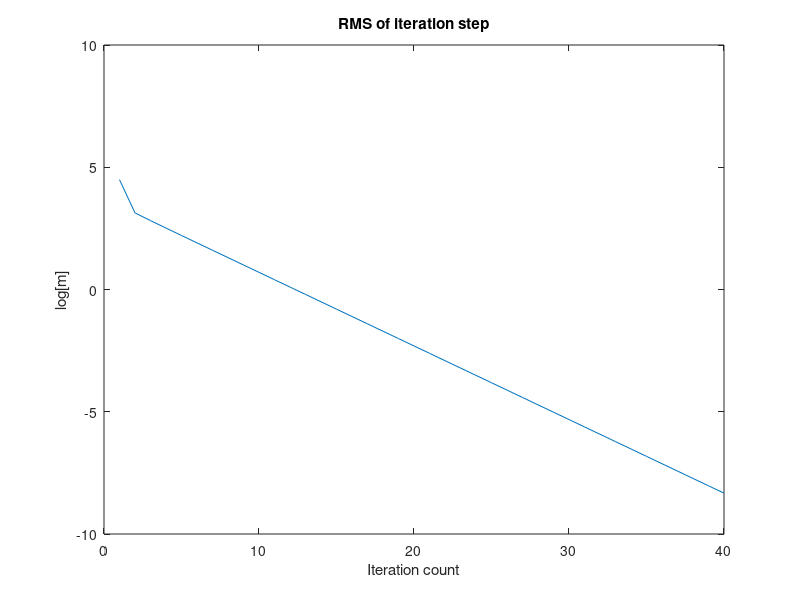
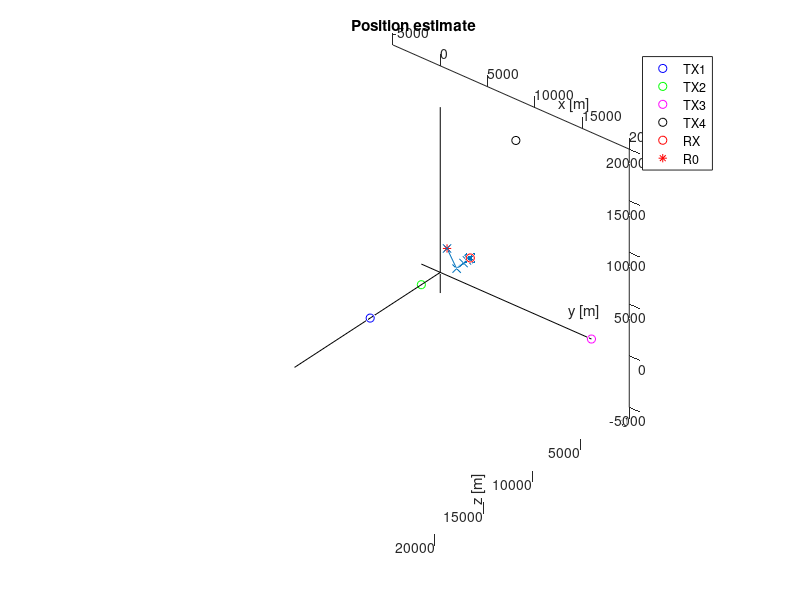
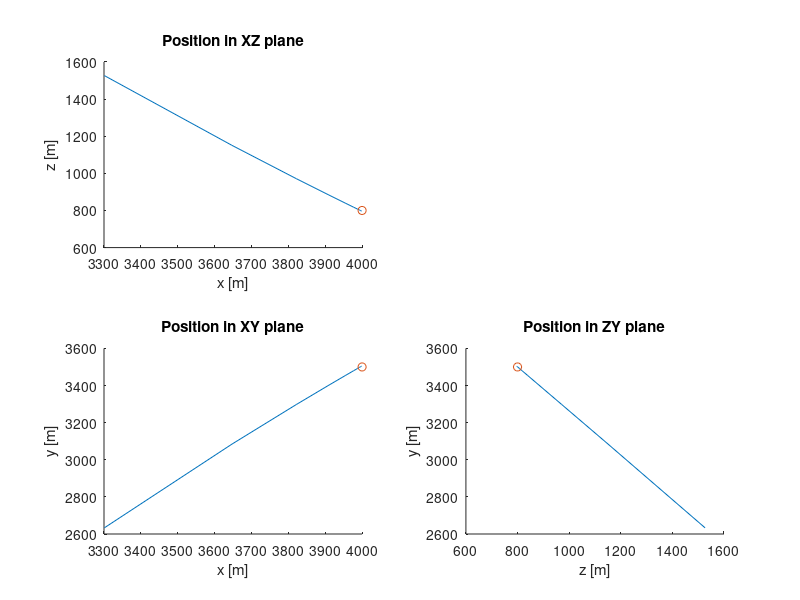

These figures' MATLAB source, in order:
clear all
close all

%speed of light constant definition
c = 299792458;

%Polohy vysilacu v [m]
rv1 = [8000 8000 15000]';
% rv2 = [0 0 0]';
rv2 = [-2000 -2000 0]';
rv3 = [16000 0 0]';
rv4 = [8000 16000 0]';

rr = [4000 3500 800]'; %skutecna poloha
% rb = 0.06/1000*c; %skutecny posun zakladny

deltasys=6e-6; %posun casove zakladny [s]
%  delay_meas_err_max=1.1e-7; %chyba urceni zpozdeni [s]
delay_meas_err_max=0.11e-7; %chyba urceni zpozdeni [s]
% delay_meas_err_max=0.011e-7; %chyba urceni zpozdeni [s]
% delay_meas_err_max=0; %chyba urceni zpozdeni [s]

%Pseudovzdalenosti v m (puvodni verze, nzni pocitano na zaklade skutecnych
%vzdalenosti a chyby mereni pseudorange(delay))
% D1 = 0.11156/1000*c;
% D2 = 0.078222/1000*c;
% D3 = 0.102/1000*c;
% D4 = 0.104/1000*c;

% Matrix with summarized transmitter coordinates
Tx_matrix=[rv1,rv2,rv3,rv4];
% |x1 x2 x3 x4|
% |y1 y2 y3 y4|
% |z1 z2 z3 z4|

for (i=1:4)
    dist(i)=sqrt((Tx_matrix(:,i)-rr)'*(Tx_matrix(:,i)-rr));
    delay(i)=dist(i)/c;
    pseudodelay(i)=delay(i)+deltasys;
    delay_meas_err(i)=delay_meas_err_max*sign(rand-0.5);
    mpseudodelay(i)=pseudodelay(i)+delay_meas_err(i);
end

% dist1=sqrt((rv1-rr)'*(rv1-rr));
% delay1=dist1/c;
% pseudodelay1=delay1+deltasys;
% delay1_meas_err=delay_meas_err;
% mpseudodelay1=pseudodelay1+delay1_meas_err;
% 
% dist2=sqrt((rv2-rr)'*(rv2-rr));
% delay2=dist2/c;
% pseudodelay2=delay2+deltasys;
% delay2_meas_err=delay_meas_err;
% mpseudodelay2=pseudodelay2+delay2_meas_err;
% 
% dist3=sqrt((rv3-rr)'*(rv3-rr));
% delay3=dist3/c;
% pseudodelay3=delay3+deltasys;
% delay3_meas_err=delay_meas_err;
% mpseudodelay3=pseudodelay3+delay3_meas_err;
% 
% dist4=sqrt((rv4-rr)'*(rv4-rr));
% delay4=dist4/c;
% pseudodelay4=delay4+deltasys;
% delay4_meas_err=delay_meas_err;
% mpseudodelay4=pseudodelay4+delay4_meas_err;
% 
% D1 = mpseudodelay1*c;
% D2 = mpseudodelay2*c;
% D3 = mpseudodelay3*c;
% D4 = mpseudodelay4*c;

D1 = mpseudodelay(1)*c;
D2 = mpseudodelay(2)*c;
D3 = mpseudodelay(3)*c;
D4 = mpseudodelay(4)*c;


% D1 = 0.0925/1000*c;
% D2 = 0.1445/1000*c;
% D3 = 0.137/1000*c;
% D4 = 0.16525/1000*c;
% rr = [1000 3000 100]; %skutecna poloha
% rb = 0.08/1000*c; %skutecny posun zakladny


% r0 = [0;0;0];
% r0 = [10000;10000;5000];
r0 = [11111;12999;10111];
% r0 = [11111;17999;1111];
% r0 = [11111111;1111111;11111];
r_orig=r0;
r0_res=r0;

% step_modifier=0.1;
step_modifier=0.5;
% step_modifier=1;
% iter_steps=20;
iter_steps=round(20/step_modifier);

Err_pos_RMS=zeros(1,iter_steps);
step_rms=zeros(1,iter_steps);
for n=1:iter_steps
    d_od1 = sqrt((r0-rv1)'*(r0-rv1));
    d_od2 = sqrt((r0-rv2)'*(r0-rv2));
    d_od3 = sqrt((r0-rv3)'*(r0-rv3));
    d_od4 = sqrt((r0-rv4)'*(r0-rv4));
    A = [(r0-rv1)'/d_od1,1;(r0-rv2)'/d_od2,1;(r0-rv3)'/d_od3,1;(r0-rv4)'/d_od4,1];
    B = [D1-d_od1;D2-d_od2;D3-d_od3;D4-d_od4];
%     rx1 = A\B;
%     rx2 = inv(A)*B;
    rx = inv(A'*A)*A'*B;
    step_rms(n)=sqrt(sum(rx(1:3).^2));
%     rx-rx1
%     rx-rx2
    r0 = step_modifier*rx(1:3,:)+r0;
%     r0 = rx(1:3,:)/10+r0;
    r0_res(:,n)=r0;
    Err_pos_RMS(n)=sqrt((r0-rr)'*(r0-rr));
    disp(['Iteration: ',num2str(n),',estimated r0: ',num2str(r0(1)),',',num2str(r0(2)),',',num2str(r0(3)),' RMS of pos. error: ',num2str(Err_pos_RMS(n))])
    disp(['rx step: ',num2str(rx(1)),',',num2str(rx(2)),',',num2str(rx(3)),' step RMS: ',num2str(step_rms(n))])
end
%% Plotting the values of the variables during iterations
figure(1)
plot(log10(step_rms))
xlabel('Iteration count')
ylabel('log[m]')
title('RMS of iteration step')
%% Plot 3D image with stations, true position and calculated positions
figure(2)
hold on
plot3(rv1(1,1),rv1(2,1),rv1(3,1),'ob')
plot3(rv2(1,1),rv2(2,1),rv2(3,1),'og')
plot3(rv3(1,1),rv3(2,1),rv3(3,1),'om')
plot3(rv4(1,1),rv4(2,1),rv4(3,1),'ok')
plot3(rr(1,1),rr(2,1),rr(3,1),'or')
plot3(r_orig(1,1),r_orig(2,1),r_orig(3,1),'*r')
x_axis_limit=[min([rv1(1,1),rv2(1,1),rv3(1,1),rv4(1,1)]) max([rv1(1,1),rv2(1,1),rv3(1,1),rv4(1,1)])];
y_axis_limit=[min([rv1(2,1),rv2(2,1),rv3(2,1),rv4(2,1)]) max([rv1(2,1),rv2(2,1),rv3(2,1),rv4(2,1)])];
z_axis_limit=[min([rv1(3,1),rv2(3,1),rv3(1,1),rv4(3,1)]) max([rv1(3,1),rv2(3,1),rv3(3,1),rv4(3,1)])];
plot3(x_axis_limit,[0 0],[0 0],'k')
plot3([0 0],y_axis_limit,[0 0],'k')
plot3([0 0],[0 0],z_axis_limit,'k')

% plot3(r0_res(1,:),r0_res(2,:),r0_res(3,:),'x-')
plot3([r_orig(1,1),r0_res(1,:)],[r_orig(2,1),r0_res(2,:)],[r_orig(3,1),r0_res(3,:)],'x-')
xlabel('x [m]')
ylabel('y [m]')
zlabel('z [m]')
legend('TX1','TX2','TX3','TX4','RX','R0')
title('Position estimate')
hold off
campos([1e5,1e5,1e5])
figure(3)
subplot(2,2,3)
hold on
plot(r0_res(1,:),r0_res(2,:))
% plot(rv1(1,1),rv1(2,1),'ob')
% plot(rv2(1,1),rv2(2,1),'og')
% plot(rv3(1,1),rv3(2,1),'om')
% plot(rv4(1,1),rv4(2,1),'ok')
plot(rr(1,1),rr(2,1),'o')
xlabel('x [m]')
ylabel('y [m]')
hold off
title('Position in XY plane')
subplot(2,2,1)
hold on
plot(r0_res(1,:),r0_res(3,:))
% plot(rv1(1,1),rv1(3,1),'ob')
% plot(rv2(1,1),rv2(3,1),'og')
% plot(rv3(1,1),rv3(3,1),'om')
% plot(rv4(1,1),rv4(3,1),'ok')
plot(rr(1,1),rr(3,1),'o')
xlabel('x [m]')
ylabel('z [m]')
hold off
title('Position in XZ plane')
subplot(2,2,4)
hold on
plot(r0_res(3,:),r0_res(2,:))
% plot(rv1(3,1),rv1(2,1),'ob')
% plot(rv2(3,1),rv2(2,1),'og')
% plot(rv3(3,1),rv3(2,1),'om')
% plot(rv4(3,1),rv4(2,1),'ok')
plot(rr(3,1),rr(2,1),'o')
xlabel('z [m]')
ylabel('y [m]')
hold off
title('Position in ZY plane')
